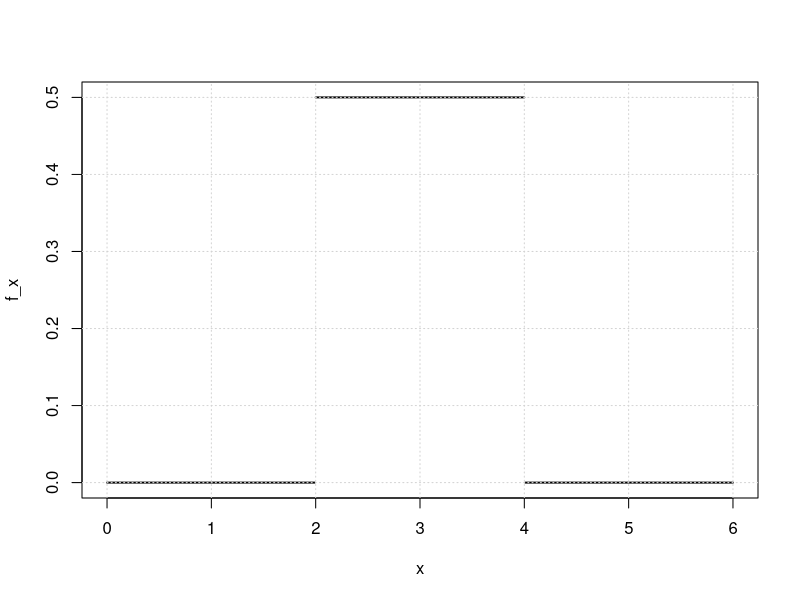
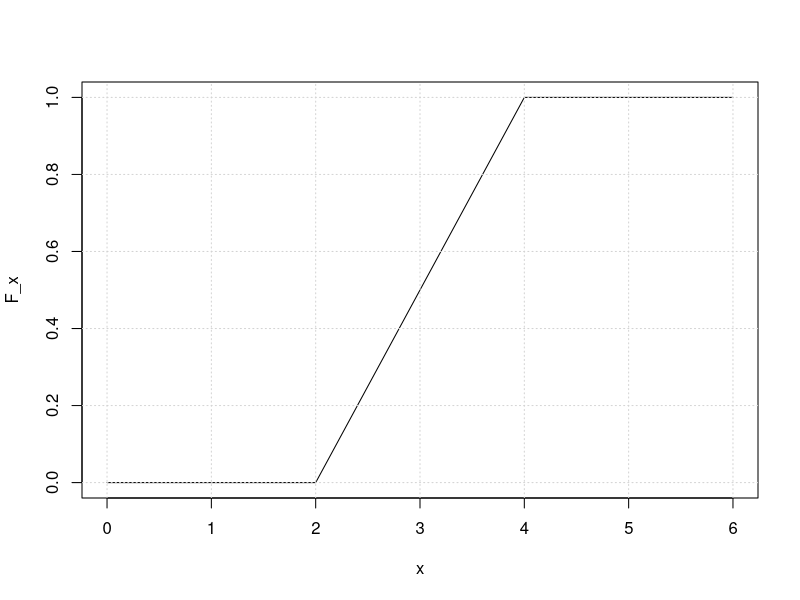
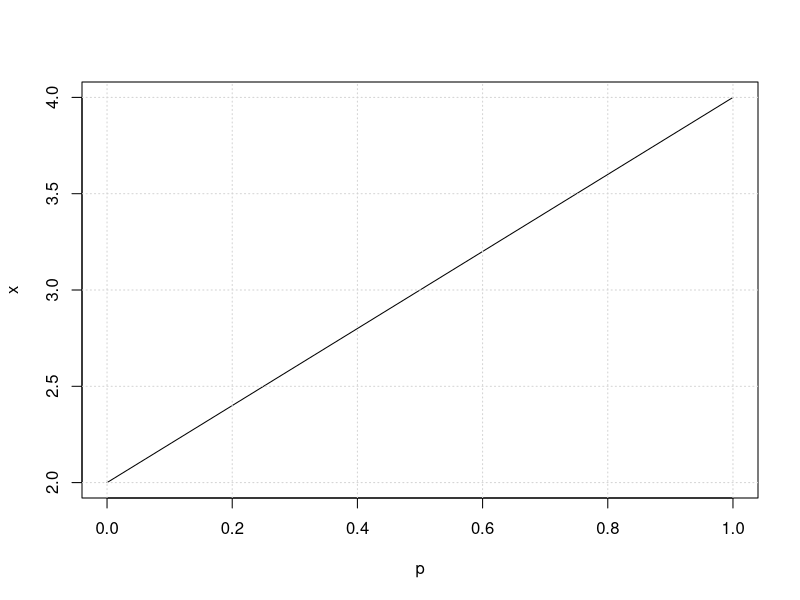
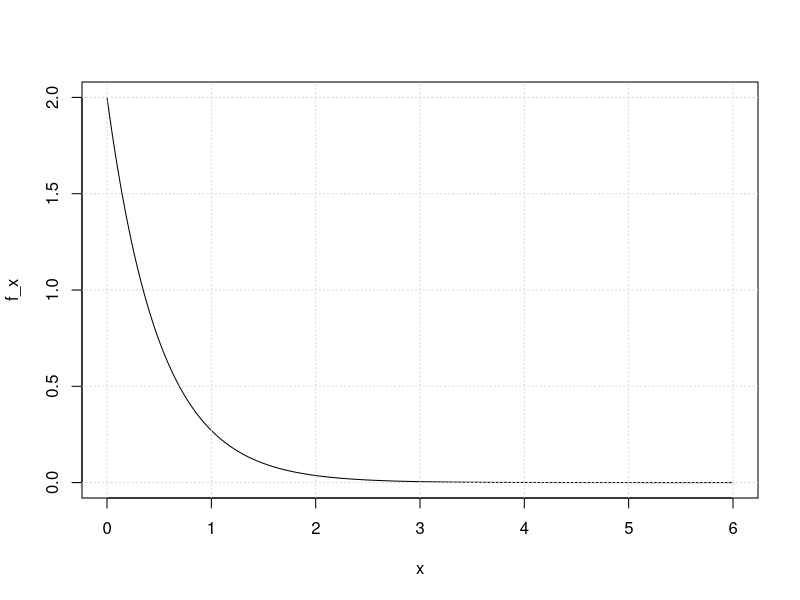
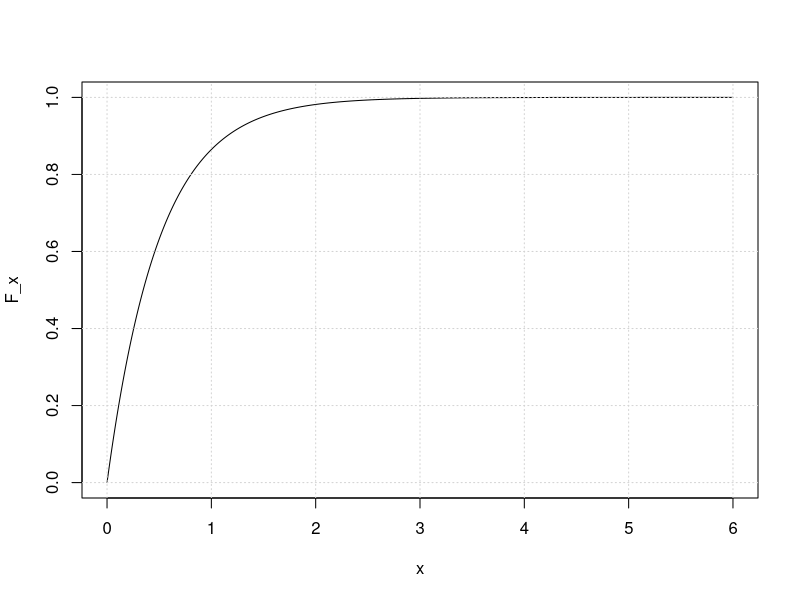
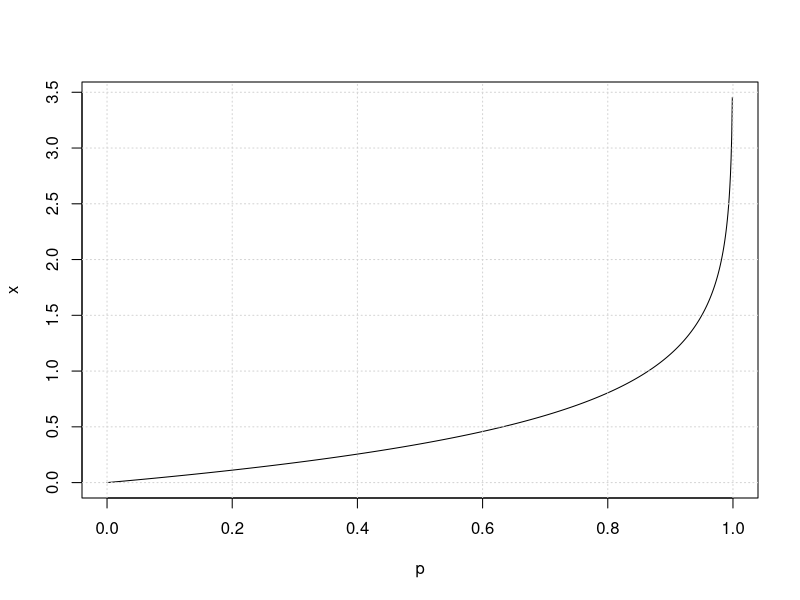
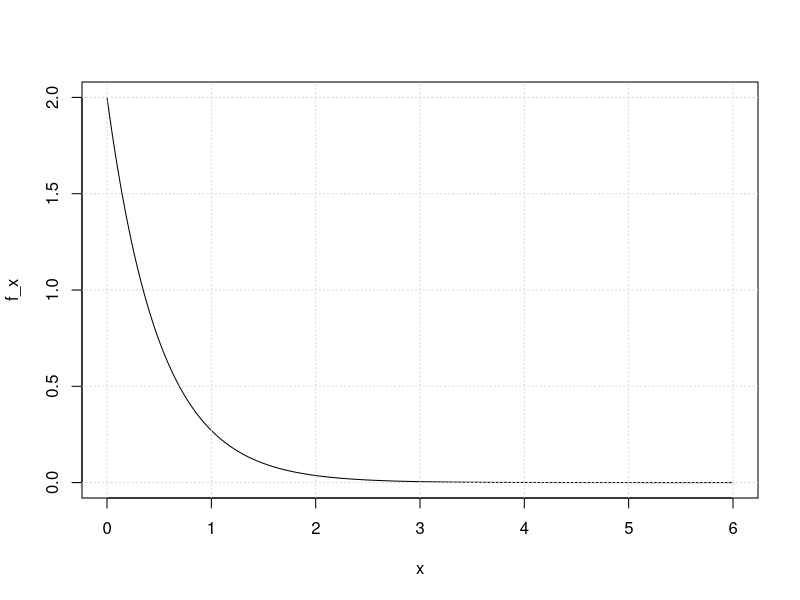
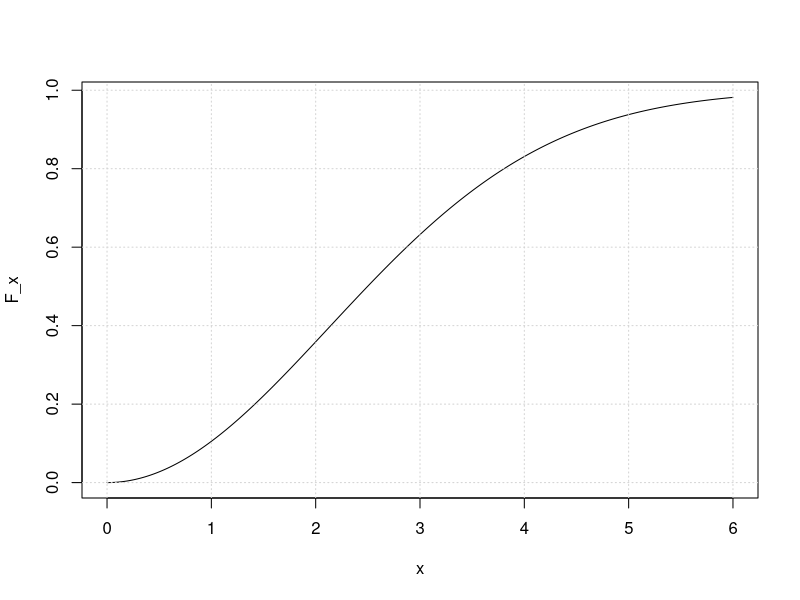

The R script that drew these images, in order:
# ......................................................................................
# ..........Exercise 6 - Selected distributions of a continuous random variable.........
# ......................................................................................
# ......................................................................................

# If text does not display correctly, set File \Reopen with Encoding ... to UTF-8 
# Use CTRL + SHIFT + O to display the contents of the script 
# Use CTRL + ENTER to run commands on a single line 

#  Overview of distributions and their functions ####
#  
# * Introduction: Probability Density, Distribution Function and Quantile Function ####
#  
# ** Probability density ####
#  
# - starts with the letter **d**: p=d...(x,...)
#  
# ** Distribution function ####
#  
# - starts with the letter **p**: $p = P(X < x)$:p=p...(x,...)
#  
# ** Quantile function ####
#  
# - starts with the letter **q**: find x for the given p: $p = F(x) \rightarrow x =
# F^{-1}(p)$: x=q...(p,...)
#  


# * Even distribution: $X \sim Ro(a, b)$ ####
#  
# - the random variable takes on only values greater than a and less than b
#  
# - all values have the same occurrence density ->the probability density is constant
# between a and b, elsewhere zero
#  


# Probability density f(x)
a = 2   # from where
b = 4   # up to
x = 3   
dunif(x, a, b)

# we plot the probability density
x = seq(from = 0, to = 6, by = 0.01)
f_x = dunif(x, a, b)
plot(x, f_x, cex = 0.1) # cex is the size of the markers
grid()

# Distribution function F(x)=P(X<x)
a = 2   # from where
b = 4   # where
x = 3   
punif(x, a, b)

# let's draw the Distribution function
x = seq(from = 0, to = 6, by = 0.01)
F_x = punif(x, a, b)
plot(x, F_x, type = 'l')
grid()

# quantile function F ^(- 1)(p)=x: P(X<x)=p
a = 2   # from where
b = 4   # where
p = 0.75   
qunif(p, a, b)

# plot - quantile function F ^(- 1)(p)=x
p = seq(from=0, to=1, by=0.01)   
x = qunif(p, a, b)
plot(p, x, type = 'l')
grid()

# * Exponential distribution: $X \sim Exp(\lambda)$ ####
#  
# - time to 1st event, time between events(only in the period of stable life - Poisson
# process)
#  
# - the parameter $\lambda$ is the same as in the Poisson distribution
#  
# - the mean value is: $E(X)=1 / \lambda$
#  


# Probability density f(x)
lambda = 2
x = 1
dexp(x, lambda)

# we plot the probability density
x = seq(from = 0, to = 6, by = 0.01)
f_x = dexp(x, lambda)
plot(x, f_x, type='l')
grid()

# Distribution function F(x)=P(X<x)
lambda = 2
x = 1
pexp(x, lambda)

# let's draw the Distribution function
x = seq(from = 0, to = 6, by = 0.01)
F_x = pexp(x, lambda)
plot(x, F_x, type = 'l')
grid()

# quantile function F ^(- 1)(p)=x: P(X<x)=p
lambda = 2
p = 0.5 
qexp(p, a, b)

# plot - quantile function F ^(- 1)(p)=x
p = seq(from=0, to=1, by=0.001)   
x = qexp(p, lambda)
plot(p, x, type = 'l')
grid()

# * Weibull distribution: $X \sim W(\theta,\beta)$ ####
#  
# - time until the 1st event(faults)(suitable choice of β allows use in any period of
# fault intensity)
#  
# - extension of exponential distribution Exp(λ)=W(Θ=1/λ, β=1)
#  


# Probability density f(x)
theta = 1/2 # equivalent of 1/lambda in exp. distribution
beta = 1  # beta=1 ->exponential distribution
x = 5
dweibull(x,shape=beta, scale=theta)

# we plot the probability density
x = seq(from = 0, to = 6, by = 0.01)
f_x = dweibull(x,shape=beta, scale=theta)
plot(x, f_x, type='l')
grid()

# Distribution function F(x)=P(X<x)
theta = 3 # equivalent of 1/lambda in exp. distribution
beta = 2  # beta=1 ->exponential distribution
x = 5
pweibull(x,shape=beta, scale=theta)

# we draw the Distribution function
x = seq(from = 0, to = 6, by = 0.01)
F_x = pweibull(x,shape=beta, scale=theta)
plot(x, F_x, type = 'l')
grid()

# quantile function F ^(- 1)(p)=x: P(X<x)=p
theta = 3 # equivalent of 1/lambda in exp. distribution
beta = 2  # beta=1 ->exponential distribution
p = 0.5
qweibull(p,shape=beta, scale=theta)

# plot - quantile function F ^(- 1)(p)=x
p = seq(from=0, to=1, by=0.01)   
x = qweibull(p,shape=beta, scale=theta)
plot(p, x, type = 'l')
grid()

# * Normal distribution: $X \sim N(\mu,\sigma^2)$ ####
#  
# - distribution modeling eg. measurement errors, sum/average behavior of many other
# random variables
#  
# - viz. Central limit theorem
#  
# - $\mu$ is the average distribution value: $E(X)=\mu$
#  
# - $\sigma$ is the directly standard deviation of the distribution: $D(X)=\sigma^2$
#  
# - with parameters $\mu=0,\sigma=1$ is called normalized Normal distribution
#  


# Probability density f(x)
mu = 2
sigma = 3
x = 4
dnorm(x, mean=mu, sd=sigma)

# we plot the probability density
x = seq(from = -5, to = 10, by = 0.01)
f_x = dnorm(x, mean=mu, sd=sigma)
plot(x, f_x, type='l')
grid()

# Distribution function F(x)=P(X<x)
mu = 2
sigma = 3
x = 4
pnorm(x, mean=mu, sd=sigma)

# let's draw the Distribution function
x = seq(from = -5, to = 10, by = 0.01)
F_x = pnorm(x, mean=mu, sd=sigma)
plot(x, F_x, type = 'l')
grid()

# quantile function F ^(- 1)(p)=x: P(X<x)=p
mu = 2
sigma = 3
p = 0.5
qnorm(p, mean=mu, sd=sigma)

# plot - quantile function F ^(- 1)(p)=x
p = seq(from=0, to=1, by=0.01)   
x = qnorm(p, mean=mu, sd=sigma)
plot(p, x, type = 'l')
grid()

#  Examples ####
#  


# * Example 1. ####
#  
# Height in the population of boys aged 3.5-4 years has a normal distribution with a
# mean value of 102 cm and a standard deviation of 4.5 cm. Determine what percentage of
# boys at that age are less than or equal to 93 cm in height.
#  


# X... height of boys aged 3.5 to 4 years(cm)
# X~N(mu=102, sd=4.5)

mu = 102
sigma = 4.5

# P(X<=93)=F(93)
pnorm(93, mean=mu, sd=sigma) 

# * Example 2. ####
#  
# The average life of a machine part is 30,000 hours. Assume that the component is in a
# period of stable life. Specify:
#  


# X... component life(h)
# X~Exp(lambda), where E(X)=1/lambda

lambda = 1/30000

# ** a) ####
#  
# probability that the component will not last more than 2,000 hours,
#  


# a) P(X<2000)=F(2000)
pexp(2000, lambda)

# ** b) ####
#  
# probability that the component will last more than 35,000 hours,
#  


# b) P(X>35000)=1-F(35000)
1 - pexp(35000, lambda)

# ** c) ####
#  
# time until 95% of the components fail.
#  


# c) P(X<t)=0.95 ->F(t)=0.95 ->t… 95% quantile
qexp(0.95, lambda)

# * Example 3. ####
#  
# The production facility fails on average once every 2000 hours. The quantity Y
# representing the fault waiting time has an exponential distribution. Determine the
# time T0 so that the probability that the device will run longer than T0 is 0.99.
#  


# X... fault waiting time(h)
# X~Exp(lambda), where E(X)=1/lambda
lambda = 1/2000

# P(X>t)=0.99 ->1-F(t)=0.99 ->F(t)=0.01 ->t… 1% quant.
qexp(0.01, lambda)

# * Example 4. ####
#  
# The measurement results are loaded only with a normally distributed error with zero
# mean and a standard deviation of 3 mm. What is the probability that there will be an
# error in the interval(0 mm; 2.4 mm) at least once in 3 measurements?
#  


# Y measurement error size(mm)
# Y~N(mu=0, sigma=3)

mu = 0
sigma = 3

# pp… true that the measurement error will be in int. 0.0-2.4mm
pp = pnorm(2.4,mean=mu,sd=sigma) - pnorm(0,mean=mu,sd=sigma)
pp

# X… number of measurement errors in int. 0 mm -2.4 mm in 3 measures.
# X~Bi(n=3, p=pp)
n = 3
p = pp

# P(X>=1)=1-P(X=0)
1 - dbinom(0, n, p)

# * Example 5. ####
#  
# An average of 25 users per hour log on to a large computer network. Determine the
# probability that:
#  
# ** a) ####
#  
# no one logs in during 14:30 - 14:36,
#  


# X… number of users logged in in 6 minutes
# X~Po(lt=2.5)

lambda = 25/60
t = 6
lt = lambda*t

# P(X=0)
dpois(0, lt)

# ** b) ####
#  
# 2-3 minutes will elapse before the next login.
#  


# Y… time until next login
# Y~Exp(lambda=25/60), where E(X)=1/lambda
lambda = 25/60 

# P(2<Y<3)=F(3) -F(2)
pexp(3, lambda) - pexp(2, lambda)

# ** c) ####
#  
# Specify the maximum length of the time interval so that the probability that no one
# will log in is at least 0.90.
#  


# P(Y>t)=0.90 ->1-F(t)=0.90 ->F(t)=0.10 ->t… 10% kv.

qexp(0.10, lambda)*60

# * Example 6. ####
#  
# The random variable X has a normal distribution N(µ; σ). Specify:
#  
# ** a) ####
#  
# P(µ - 2σ<X<µ + 2σ),
#  


# P(µ - 2σ<X<µ + 2σ)=F(µ + 2σ) - F(µ - 2σ)
# X~N(µ, σ)
# it doesn't matter what values we choose
mu = -105.5447 
sigma = 2.654

pnorm(mu + 2*sigma, mean=mu, sd=sigma) - 
pnorm(mu - 2*sigma, mean=mu, sd=sigma)

# ** b) ####
#  
# smallest k ∈ Z, so that P(µ - kσ<X<µ + kσ)>0.99.
#  


# normal distribution is symmetric
# P(µ - kσ<X<µ + kσ)=
# 1 -(P(X<µ - kσ) + P(X>µ + kσ))=
# 1 - 2 * P(X>µ + kσ)=0.99 ->P(X>µ + kσ)=0.005
# ->P(X<µ + kσ)=0.995

# x=µ + kσ
x = qnorm(0.995, mean=mu, sd=sigma)
(x - mu)/sigma

for(k in 1:5){
    p = pnorm(mu + k*sigma, mean=mu, sd=sigma) - 
        pnorm(mu - k*sigma, mean=mu, sd=sigma)
    print(paste0(k,":",p))
}

# * Example 7. ####
#  
# An accompanying film about the life of the author of the exhibited works is screened
# on a tour of the exhibition. His screening begins every 20 minutes. Determine the
# probability that if you accidentally come to the screening room,
#  


# Y… time until the start of the next projection
# Y~Ro(a=0, b=20)

a = 0
b = 20

# ** a) ####
#  
# you won't have to wait more than 5 minutes for the movie to start,
#  


# P(X<5)
punif(5, a, b)

# ** b) ####
#  
# you will wait between 5 and 10 minutes,
#  


# P(5<X<10)
punif(10, a, b) - punif(5, a, b)

# ** c) ####
#  
# mean and standard deviation of the waiting time for the beginning of the movie.
#  


E_X = (a + b)/2
E_X

D_X = (a - b)^2/12
D_X

sigma_X = sqrt(D_X)
sigma_X

# * Example 8. ####
#  
# During quality control, we only take over the part if its dimension is in the range of
# 26-27 mm. The dimensions of the components have a normal distribution with a mean
# value of 26.4 mm and a standard deviation of 0.2 mm. What is the probability that the
# size of the part randomly selected for inspection will be within the required limits?
#  


# X... part size(mm)
# X~N(mu=26.4, sigma=0.2)

mu = 26.4
sigma = 0.2

# P(26<X<27)=F(27) -F(26)
pnorm(27, mean=mu, sd=sigma) - pnorm(26, mean=mu, sd=sigma)

# * Example 9. ####
#  
# The length of jumps of the athlete Jakub measured in cm has a normal distribution
# N(µ1; σ1), where µ1=690 and σ1=10. The length of jumps of the athlete Aleš measured in
# cm also has a normal distribution N(µ2; σ2), where µ2=705 and σ2=15. The one who jumps
# more than 700 cm from two jumps at least once qualifies for the races.
#  


# SJ... length of Jakub's jump
# SJ~N(mu=690, sigma=10)
mu_J = 690
sigma_J = 10

# SA Ale Aleš's jump length
# SA~N(mu=705, sigma=15)
mu_A = 705
sigma_A = 15

# J... Jakub's jump is successful(longer than 700 cm)
# And... Aleš's jump is successful(longer than 700 cm)

# P(J)=P(SJ>700)=1-F(700)
P.J = 1-pnorm(700,mean=mu_J,sd=sigma_J)
P.J

# P(A)=P(SA>700)=1-F(700)
P.A = 1-pnorm(700,mean=mu_A, sd=sigma_A)
P.A

# KJ… Jakub qualifies for races,
# P(KJ)=1-(1-P(J))(1-P(J))
P.KJ=1-(1-P.J)*(1-P.J)
P.KJ

# KA… Aleš qualifies for races,
# P(KA)=1-(1-P(A))(1-P(A))
P.KA=1-(1-P.A)*(1-P.A)
P.KA

# ** a) ####
#  
# How likely are they both to qualify for the race?
#  


# ada)
P.KJ*P.KA

# ** b) ####
#  
# With what probability does Aleš qualify, but Jakub does not?
#  


# adb)
(1-P.KJ)*P.KA



